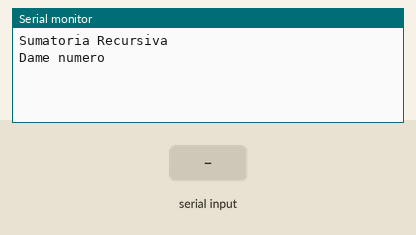
A sketch run on a simulated Arduino Uno, built with avr-gcc and run on an emulated ATmega328P. Shown: the last lines printed to the serial monitor. The inputs (shaded band) are chosen by the test bench.

Above: at 1.2 s.
1.3 s: "90,45\n" received over Serial
At 2.2 s:
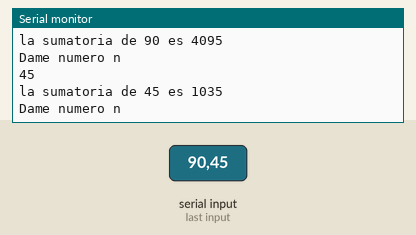
2.8 s: "30,150\n" received over Serial
At 4.7 s:
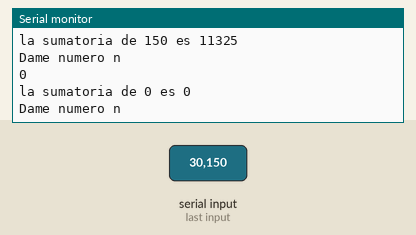
Timing chart, 0 to 6.2 s (numbered marks = the images above; inputs shaded):
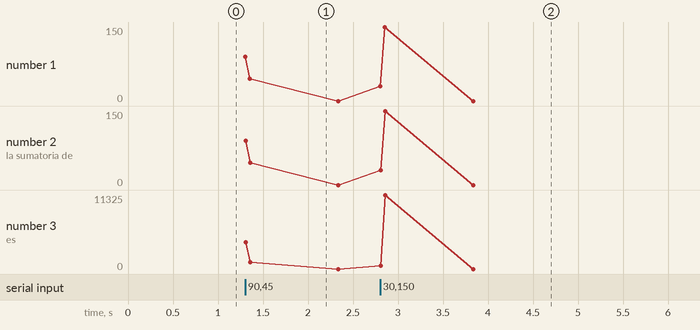

The sketch:

arduino.66.sumatoriarecursiva.ino
```cpp
int condicion = 0;  //control de flujo
int n = 0;        //declaracion variable decimal

void setup() {

  Serial.begin(9600); //velocidad serial 9600
  Serial.println("Sumatoria Recursiva");
  Serial.println("Dame numero ");

}

void loop() { //repite continuamente

  while (condicion == 0) {  //condicion inicial

    if (Serial.available() > 0) { //si dato en serial entra
      n = Serial.parseInt(); //entra entero como n
      Serial.println(n);    //muestra valor de n
      condicion = 1;        //sale de condicion
    }

  }

  Serial.print("la sumatoria de "); Serial.print(n);
  Serial.print(" es "); Serial.println(sum(n));
  Serial.println("Dame numero n");
  condicion = 0;

}

int sum(int n) { //funcion recursiva de suma

  int resultado;
  if (n == 0) {
    resultado = 0;
  }
  else {
    if (n == 1) {
      resultado = 1;
    }
    else {
      resultado = n + sum(n - 1);
    }
  }
  return resultado;   //retornar el valor de resultado

}
```

Measured:
- after the input at 1.3 s, the serial monitor: prints a new line at once (image 1)
- after the input at 2.8 s, the serial monitor: prints a new line at once (image 2)
